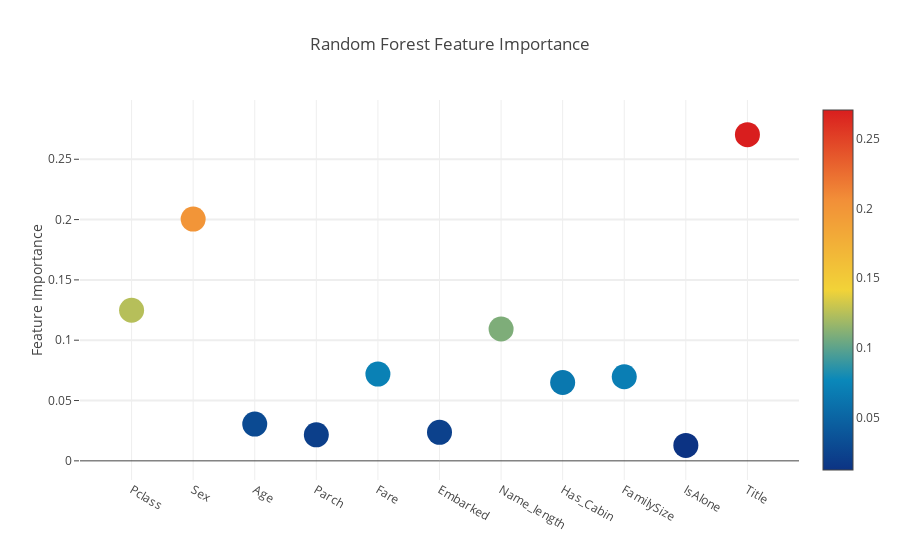
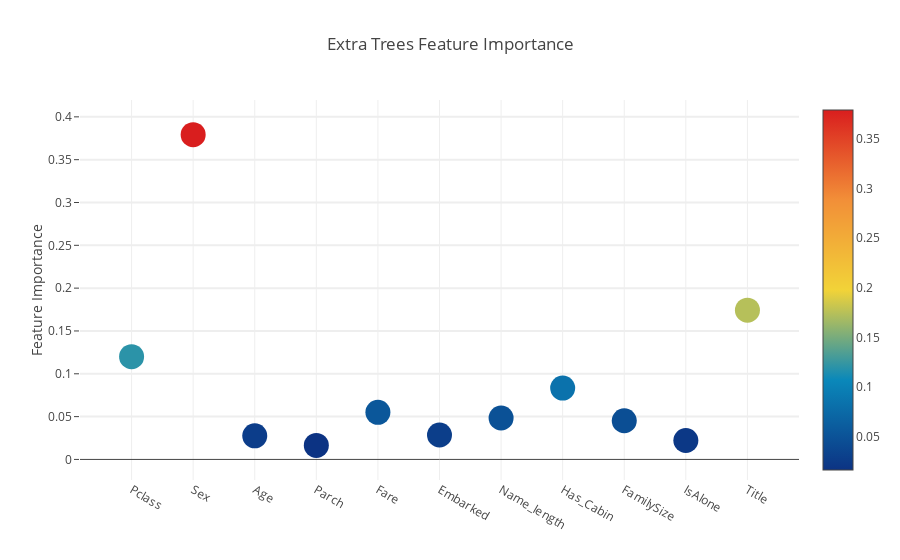
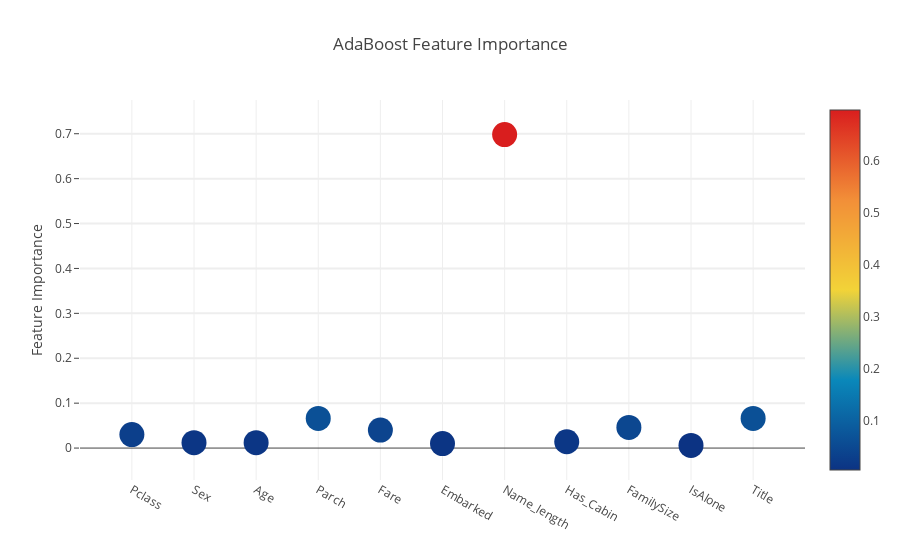
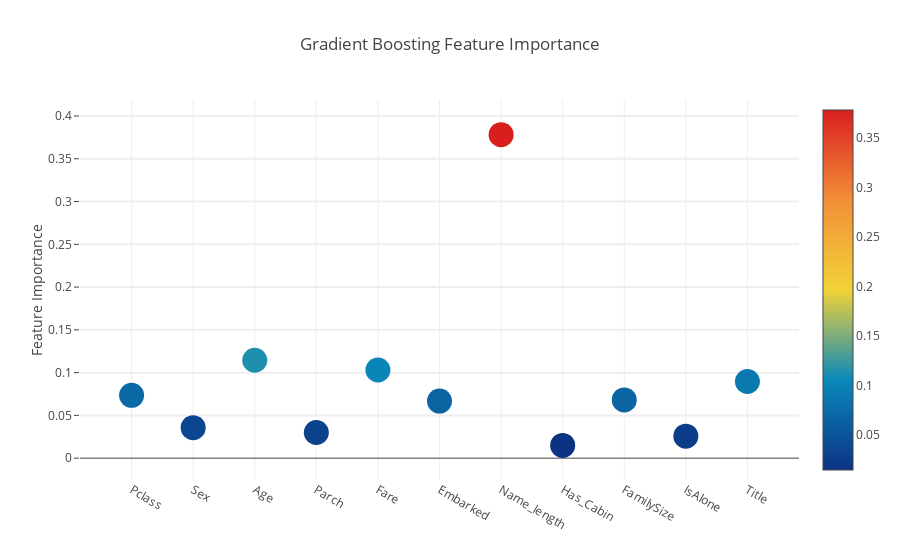

Write notebook code for charts like these, in order.
### Markdown cell above
**Interactive feature importances via Plotly scatterplots**

I'll use the interactive Plotly package at this juncture to visualise the feature importances values of the different classifiers  via a plotly scatter plot by calling "Scatter" as follows:

### Code cell
# Scatter plot 
trace = go.Scatter(
    y = feature_dataframe['Random Forest feature importances'].values,
    x = feature_dataframe['features'].values,
    mode='markers',
    marker=dict(
        sizemode = 'diameter',
        sizeref = 1,
        size = 25,
#       size= feature_dataframe['AdaBoost feature importances'].values,
        #color = np.random.randn(500), #set color equal to a variable
        color = feature_dataframe['Random Forest feature importances'].values,
        colorscale='Portland',
        showscale=True
    ),
    text = feature_dataframe['features'].values
)
data = [trace]

layout= go.Layout(
    autosize= True,
    title= 'Random Forest Feature Importance',
    hovermode= 'closest',
#     xaxis= dict(
#         title= 'Pop',
#         ticklen= 5,
#         zeroline= False,
#         gridwidth= 2,
#     ),
    yaxis=dict(
        title= 'Feature Importance',
        ticklen= 5,
        gridwidth= 2
    ),
    showlegend= False
)
fig = go.Figure(data=data, layout=layout)
py.iplot(fig,filename='scatter2010')

# Scatter plot 
trace = go.Scatter(
    y = feature_dataframe['Extra Trees  feature importances'].values,
    x = feature_dataframe['features'].values,
    mode='markers',
    marker=dict(
        sizemode = 'diameter',
        sizeref = 1,
        size = 25,
#       size= feature_dataframe['AdaBoost feature importances'].values,
        #color = np.random.randn(500), #set color equal to a variable
        color = feature_dataframe['Extra Trees  feature importances'].values,
        colorscale='Portland',
        showscale=True
    ),
    text = feature_dataframe['features'].values
)
data = [trace]

layout= go.Layout(
    autosize= True,
    title= 'Extra Trees Feature Importance',
    hovermode= 'closest',
#     xaxis= dict(
#         title= 'Pop',
#         ticklen= 5,
#         zeroline= False,
#         gridwidth= 2,
#     ),
    yaxis=dict(
        title= 'Feature Importance',
        ticklen= 5,
        gridwidth= 2
    ),
    showlegend= False
)
fig = go.Figure(data=data, layout=layout)
py.iplot(fig,filename='scatter2010')

# Scatter plot 
trace = go.Scatter(
    y = feature_dataframe['AdaBoost feature importances'].values,
    x = feature_dataframe['features'].values,
    mode='markers',
    marker=dict(
        sizemode = 'diameter',
        sizeref = 1,
        size = 25,
#       size= feature_dataframe['AdaBoost feature importances'].values,
        #color = np.random.randn(500), #set color equal to a variable
        color = feature_dataframe['AdaBoost feature importances'].values,
        colorscale='Portland',
        showscale=True
    ),
    text = feature_dataframe['features'].values
)
data = [trace]

layout= go.Layout(
    autosize= True,
    title= 'AdaBoost Feature Importance',
    hovermode= 'closest',
#     xaxis= dict(
#         title= 'Pop',
#         ticklen= 5,
#         zeroline= False,
#         gridwidth= 2,
#     ),
    yaxis=dict(
        title= 'Feature Importance',
        ticklen= 5,
        gridwidth= 2
    ),
    showlegend= False
)
fig = go.Figure(data=data, layout=layout)
py.iplot(fig,filename='scatter2010')

# Scatter plot 
trace = go.Scatter(
    y = feature_dataframe['Gradient Boost feature importances'].values,
    x = feature_dataframe['features'].values,
    mode='markers',
    marker=dict(
        sizemode = 'diameter',
        sizeref = 1,
        size = 25,
#       size= feature_dataframe['AdaBoost feature importances'].values,
        #color = np.random.randn(500), #set color equal to a variable
        color = feature_dataframe['Gradient Boost feature importances'].values,
        colorscale='Portland',
        showscale=True
    ),
    text = feature_dataframe['features'].values
)
data = [trace]

layout= go.Layout(
    autosize= True,
    title= 'Gradient Boosting Feature Importance',
    hovermode= 'closest',
#     xaxis= dict(
#         title= 'Pop',
#         ticklen= 5,
#         zeroline= False,
#         gridwidth= 2,
#     ),
    yaxis=dict(
        title= 'Feature Importance',
        ticklen= 5,
        gridwidth= 2
    ),
    showlegend= False
)
fig = go.Figure(data=data, layout=layout)
py.iplot(fig,filename='scatter2010')

### Figure 1 — Plotly figure (JSON) as saved in the notebook; plotly's stock layout.template omitted (floating-point values rounded to 4 significant figures)
{"data": [{"marker": {"color": [0.1248, 0.2004, 0.03049, 0.02158, 0.0719, 0.02363, 0.1093, 0.06492, 0.06971, 0.01283, 0.2704], "colorscale": "Portland", "showscale": true, "size": 25, "sizemode": "diameter", "sizeref": 1}, "mode": "markers", "text": ["Pclass", "Sex", "Age", "Parch", "Fare", "Embarked", "Name_length", "Has_Cabin", "FamilySize", "IsAlone", "Title"], "type": "scatter", "x": ["Pclass", "Sex", "Age", "Parch", "Fare", "Embarked", "Name_length", "Has_Cabin", "FamilySize", "IsAlone", "Title"], "y": [0.1248, 0.2004, 0.03049, 0.02158, 0.0719, 0.02363, 0.1093, 0.06492, 0.06971, 0.01283, 0.2704]}], "layout": {"autosize": true, "hovermode": "closest", "showlegend": false, "title": "Random Forest Feature Importance", "yaxis": {"gridwidth": 2, "ticklen": 5, "title": "Feature Importance"}}}

### Figure 2 — Plotly figure (JSON) as saved in the notebook; plotly's stock layout.template omitted (floating-point values rounded to 4 significant figures)
{"data": [{"marker": {"color": [0.12, 0.3792, 0.02759, 0.01641, 0.05496, 0.02853, 0.04835, 0.08335, 0.04519, 0.02213, 0.1743], "colorscale": "Portland", "showscale": true, "size": 25, "sizemode": "diameter", "sizeref": 1}, "mode": "markers", "text": ["Pclass", "Sex", "Age", "Parch", "Fare", "Embarked", "Name_length", "Has_Cabin", "FamilySize", "IsAlone", "Title"], "type": "scatter", "x": ["Pclass", "Sex", "Age", "Parch", "Fare", "Embarked", "Name_length", "Has_Cabin", "FamilySize", "IsAlone", "Title"], "y": [0.12, 0.3792, 0.02759, 0.01641, 0.05496, 0.02853, 0.04835, 0.08335, 0.04519, 0.02213, 0.1743]}], "layout": {"autosize": true, "hovermode": "closest", "showlegend": false, "title": "Extra Trees Feature Importance", "yaxis": {"gridwidth": 2, "ticklen": 5, "title": "Feature Importance"}}}

### Figure 3 — Plotly figure (JSON) as saved in the notebook; plotly's stock layout.template omitted (floating-point values rounded to 4 significant figures)
{"data": [{"marker": {"color": [0.03, 0.012, 0.012, 0.066, 0.04, 0.01, 0.698, 0.014, 0.046, 0.006, 0.066], "colorscale": "Portland", "showscale": true, "size": 25, "sizemode": "diameter", "sizeref": 1}, "mode": "markers", "text": ["Pclass", "Sex", "Age", "Parch", "Fare", "Embarked", "Name_length", "Has_Cabin", "FamilySize", "IsAlone", "Title"], "type": "scatter", "x": ["Pclass", "Sex", "Age", "Parch", "Fare", "Embarked", "Name_length", "Has_Cabin", "FamilySize", "IsAlone", "Title"], "y": [0.03, 0.012, 0.012, 0.066, 0.04, 0.01, 0.698, 0.014, 0.046, 0.006, 0.066]}], "layout": {"autosize": true, "hovermode": "closest", "showlegend": false, "title": "AdaBoost Feature Importance", "yaxis": {"gridwidth": 2, "ticklen": 5, "title": "Feature Importance"}}}

### Figure 4 — Plotly figure (JSON) as saved in the notebook; plotly's stock layout.template omitted (floating-point values rounded to 4 significant figures)
{"data": [{"marker": {"color": [0.07347, 0.03562, 0.1144, 0.02998, 0.103, 0.06677, 0.3783, 0.01495, 0.06813, 0.02571, 0.08963], "colorscale": "Portland", "showscale": true, "size": 25, "sizemode": "diameter", "sizeref": 1}, "mode": "markers", "text": ["Pclass", "Sex", "Age", "Parch", "Fare", "Embarked", "Name_length", "Has_Cabin", "FamilySize", "IsAlone", "Title"], "type": "scatter", "x": ["Pclass", "Sex", "Age", "Parch", "Fare", "Embarked", "Name_length", "Has_Cabin", "FamilySize", "IsAlone", "Title"], "y": [0.07347, 0.03562, 0.1144, 0.02998, 0.103, 0.06677, 0.3783, 0.01495, 0.06813, 0.02571, 0.08963]}], "layout": {"autosize": true, "hovermode": "closest", "showlegend": false, "title": "Gradient Boosting Feature Importance", "yaxis": {"gridwidth": 2, "ticklen": 5, "title": "Feature Importance"}}}
